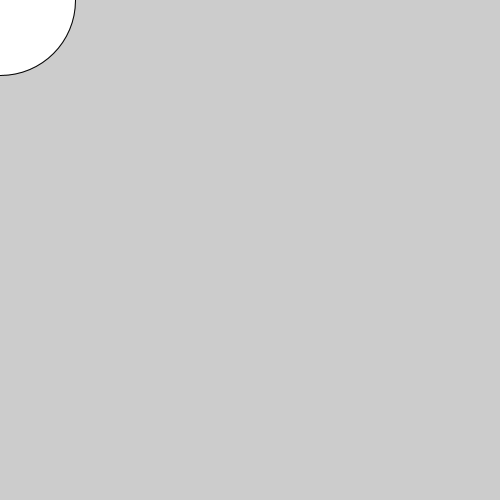
Frame 1 (no input)
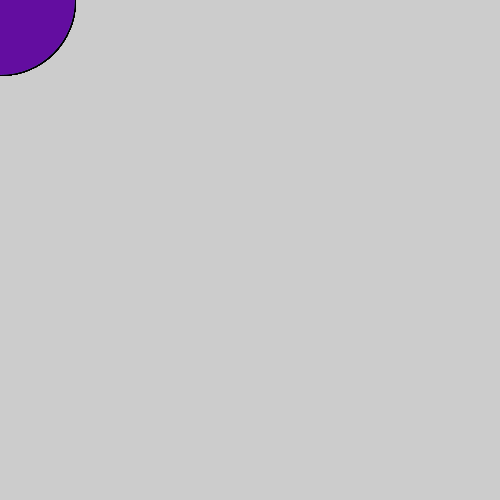
Frame 60 (the mouse pressed at the canvas centre just before this capture)
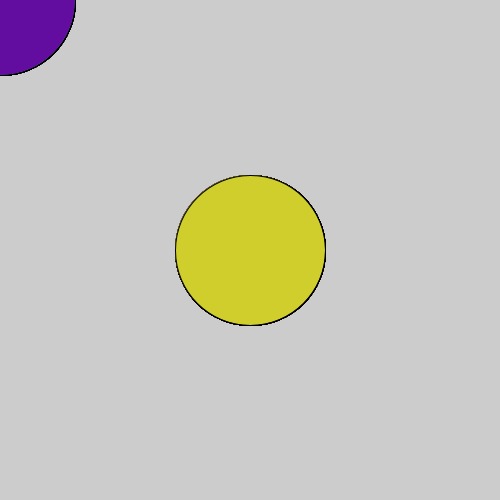
Frame 120 (the mouse held since frame 60 and released just before this capture)

The Processing sketch that drew these frames (run headless with seeded random() and noise(); from frame 60 on, the mouse is pressed at the canvas centre):

// Processing sketch: processing_170719
// ── processing_170719.pde

void setup() {
  size (500, 500); // sets canvas size to 500 by 500 
}
void draw() {
  ellipse(mouseX, mouseY, 150, 150); //this will make the circle follow the mouse everywhere it goes
  if (mouseX< 500) { 
  fill(random(255), random(255), random(255));// fills in the color randomly
  } 
}
void mousePressed() { // when the mouse is clicked 
  rect(0, 0, 500, 500); //it resets the background
}
void keyPressed() {
  rect(mouseX,mouseY,150,150); //when the key is pressed it  makes a square
}
